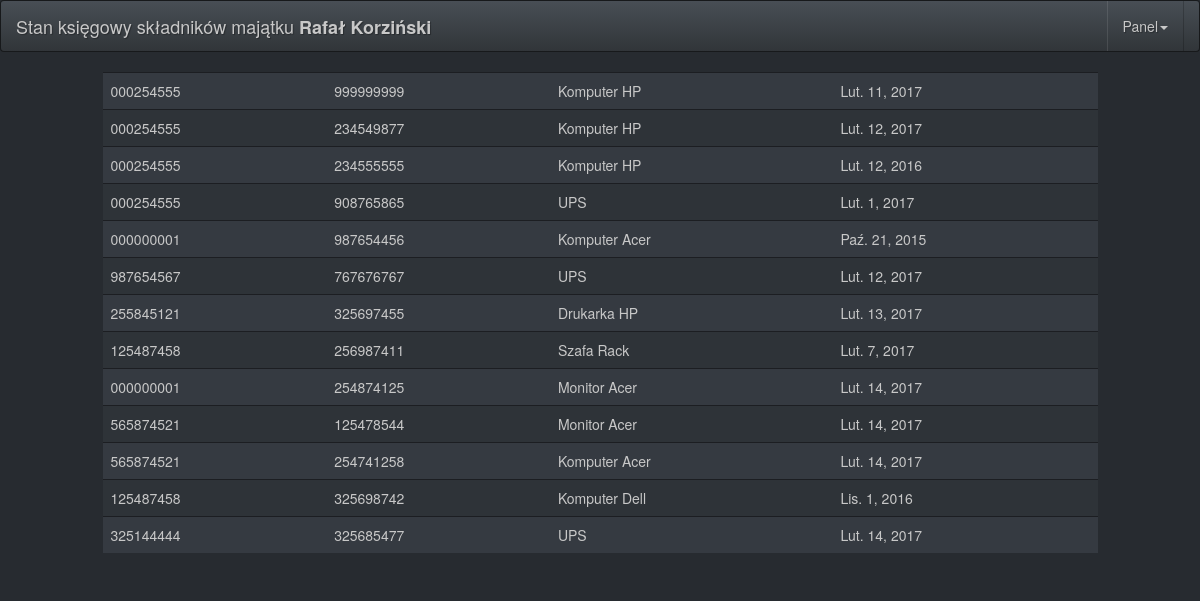
Page /list-stc/ (signed in) on the committed database.
### store/models.py (models this page shows, shortened)
class NrStc(models.Model):
	nr_st = models.ForeignKey(NrSt)
	owner = models.ForeignKey(settings.AUTH_USER_MODEL)
	nr_stc = models.CharField(max_length = 9, unique=True)
	name = models.CharField(max_length = 255)
	data_przyjecia = models.DateField(default=date.today)
	price = models.DecimalField(null = True, blank=True, max_digits = 20, decimal_places = 2)
	uwagi = models.TextField(null=True)
	dzierzawca = models.CharField(max_length = 255, null = True)
	place = models.CharField(max_length = 255, null = True, blank = True)
	photo = models.ImageField(null=True)

class NrSt(models.Model):
	owner = models.ForeignKey(settings.AUTH_USER_MODEL)
	nr_st = models.CharField(max_length = 9, unique=True)
	name = models.CharField(max_length = 255)
	data_przyjecia = models.DateField(default=date.today)
	price = models.DecimalField(null = True, blank = True, max_digits = 20, decimal_places = 2)
	uwagi = models.TextField(null = True, blank=True)
	dzierzawca = models.CharField(max_length = 255, null = True, blank=True)
	place = models.CharField(max_length = 255, null = True, blank=True)

### store/views.py (the view)
# urls.py: url(r'^list-stc/', login_required(StcListView.as_view(), login_url="/"), name='list-stc'),
class StcListView(ListView):
	template_name = 'store/list-stc.html'
	model = NrStc
	fields = ['owner', 'nr_st', 'name', 'nr_stc', 'data_przyjecia']

### store/templates/store/list-stc.html
{% extends "base.html"  %}
{% block 'content' %}
 <table class="table table-striped table-hover">
{% for stc in object_list %}
    <tr><td>{{ stc.nr_st.nr_st }}</td><td> {{ stc.nr_stc }}</td><td> {{ stc.name }}</td> <td>{{ stc.data_przyjecia }}</td></tr>
{% endfor %}
</table>
{% endblock  %}

### templates/base.html (shortened to what this page needs)
{% load staticfiles %}
<!doctype html>
<html class="no-js" lang="">
    <head>
        <link rel="stylesheet" href="https://maxcdn.bootstrapcdn.com/bootstrap/3.3.7/css/bootstrap.min.css">
        <link rel="stylesheet" href="//code.jquery.com/ui/1.12.1/themes/base/jquery-ui.css">
        <link href="{% static 'css/bootstrap.min.css' %}" rel="stylesheet">
    </head>
    <body>
    <nav class="navbar navbar-default">
      <div class="container-fluid">
        <div class="navbar-header">
          <a class="navbar-brand" href="/">Stan księgowy składników majątku <strong>{{user.first_name }} {{ user.last_name }}</strong></a>
        </div>
        <div class="collapse navbar-collapse" id="bs-example-navbar-collapse-1">
          <ul class="nav navbar-nav navbar-right">
            <li class="dropdown">
              <a href="#" class="dropdown-toggle" data-toggle="dropdown" role="button" aria-expanded="false">Panel<span class="caret"></span></a>
            </li>
          </ul>
        </div>
      </div>
    </nav>
    <div class="content">
        <div class="row">
            <div class="col-lg-1">
            </div>
            <div class="col-lg-10">
                {% block 'content'  %}
                {% endblock  %}
            </div>
            <div class="col-lg-1">
            </div>
        </div>
    </div>
    </body>
</html>

### rows in the picture
NrStc: nr_st.nr_st "000254555", nr_stc "999999999", name "Komputer HP", data_przyjecia "Lut. 11, 2017"
NrStc: nr_st.nr_st "000254555", nr_stc "234549877", name "Komputer HP", data_przyjecia "Lut. 12, 2017"
NrStc: nr_st.nr_st "000254555", nr_stc "234555555", name "Komputer HP", data_przyjecia "Lut. 12, 2016"
NrStc: nr_st.nr_st "000254555", nr_stc "908765865", name "UPS", data_przyjecia "Lut. 1, 2017"
NrStc: nr_st.nr_st "000000001", nr_stc "987654456", name "Komputer Acer", data_przyjecia "Paź. 21, 2015"
NrStc: nr_st.nr_st "987654567", nr_stc "767676767", name "UPS", data_przyjecia "Lut. 12, 2017"
NrStc: nr_st.nr_st "255845121", nr_stc "325697455", name "Drukarka HP", data_przyjecia "Lut. 13, 2017"
NrStc: nr_st.nr_st "125487458", nr_stc "256987411", name "Szafa Rack", data_przyjecia "Lut. 7, 2017"
NrStc: nr_st.nr_st "000000001", nr_stc "254874125", name "Monitor Acer", data_przyjecia "Lut. 14, 2017"
NrStc: nr_st.nr_st "565874521", nr_stc "125478544", name "Monitor Acer", data_przyjecia "Lut. 14, 2017"
NrStc: nr_st.nr_st "565874521", nr_stc "254741258", name "Komputer Acer", data_przyjecia "Lut. 14, 2017"
NrStc: nr_st.nr_st "125487458", nr_stc "325698742", name "Komputer Dell", data_przyjecia "Lis. 1, 2016"
NrStc: nr_st.nr_st "325144444", nr_stc "325685477", name "UPS", data_przyjecia "Lut. 14, 2017"

### other values in the picture
{{ user.first_name }} "Rafał"
{{ user.last_name }} "Korziński"
